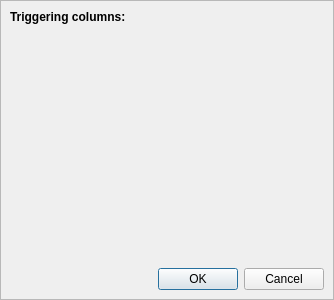
<?xml version="1.0" encoding="UTF-8"?>
<ui version="4.0">
 <class>TriggerColumnsDialog</class>
 <widget class="QDialog" name="TriggerColumnsDialog">
  <property name="geometry">
   <rect>
    <x>0</x>
    <y>0</y>
    <width>334</width>
    <height>300</height>
   </rect>
  </property>
  <property name="windowTitle">
   <string>Trigger columns</string>
  </property>
  <layout class="QVBoxLayout" name="verticalLayout">
   <property name="leftMargin">
    <number>0</number>
   </property>
   <property name="topMargin">
    <number>0</number>
   </property>
   <property name="rightMargin">
    <number>0</number>
   </property>
   <property name="bottomMargin">
    <number>0</number>
   </property>
   <item>
    <widget class="QFrame" name="frame">
     <property name="frameShape">
      <enum>QFrame::StyledPanel</enum>
     </property>
     <property name="frameShadow">
      <enum>QFrame::Raised</enum>
     </property>
     <layout class="QVBoxLayout" name="verticalLayout_3">
      <item>
       <widget class="QLabel" name="label">
        <property name="font">
         <font>
          <weight>75</weight>
          <bold>true</bold>
         </font>
        </property>
        <property name="text">
         <string>Triggering columns:</string>
        </property>
       </widget>
      </item>
      <item>
       <widget class="QScrollArea" name="scrollArea">
        <property name="frameShape">
         <enum>QFrame::NoFrame</enum>
        </property>
        <property name="widgetResizable">
         <bool>true</bool>
        </property>
        <widget class="QWidget" name="mainWidget">
         <property name="geometry">
          <rect>
           <x>0</x>
           <y>0</y>
           <width>316</width>
           <height>237</height>
          </rect>
         </property>
         <layout class="QVBoxLayout" name="verticalLayout_2">
          <property name="leftMargin">
           <number>0</number>
          </property>
          <property name="topMargin">
           <number>0</number>
          </property>
          <property name="rightMargin">
           <number>0</number>
          </property>
          <property name="bottomMargin">
           <number>0</number>
          </property>
         </layout>
        </widget>
       </widget>
      </item>
      <item>
       <widget class="QDialogButtonBox" name="buttonBox">
        <property name="orientation">
         <enum>Qt::Horizontal</enum>
        </property>
        <property name="standardButtons">
         <set>QDialogButtonBox::Cancel|QDialogButtonBox::Ok</set>
        </property>
       </widget>
      </item>
     </layout>
    </widget>
   </item>
  </layout>
 </widget>
 <resources/>
 <connections>
  <connection>
   <sender>buttonBox</sender>
   <signal>accepted()</signal>
   <receiver>TriggerColumnsDialog</receiver>
   <slot>accept()</slot>
   <hints>
    <hint type="sourcelabel">
     <x>248</x>
     <y>254</y>
    </hint>
    <hint type="destinationlabel">
     <x>157</x>
     <y>274</y>
    </hint>
   </hints>
  </connection>
  <connection>
   <sender>buttonBox</sender>
   <signal>rejected()</signal>
   <receiver>TriggerColumnsDialog</receiver>
   <slot>reject()</slot>
   <hints>
    <hint type="sourcelabel">
     <x>316</x>
     <y>260</y>
    </hint>
    <hint type="destinationlabel">
     <x>286</x>
     <y>274</y>
    </hint>
   </hints>
  </connection>
 </connections>
</ui>
